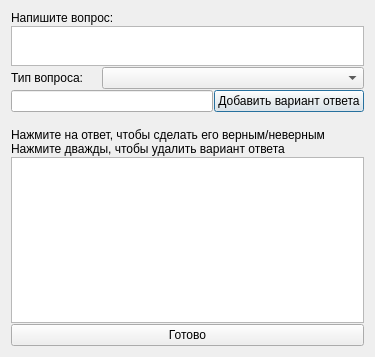
<?xml version="1.0" encoding="UTF-8"?>
<ui version="4.0">
 <class>pageCreationDialog</class>
 <widget class="QDialog" name="pageCreationDialog">
  <property name="geometry">
   <rect>
    <x>0</x>
    <y>0</y>
    <width>375</width>
    <height>357</height>
   </rect>
  </property>
  <property name="windowTitle">
   <string>Создание вопроса для теста</string>
  </property>
  <property name="modal">
   <bool>true</bool>
  </property>
  <layout class="QVBoxLayout" name="verticalLayout">
   <property name="spacing">
    <number>1</number>
   </property>
   <item>
    <layout class="QVBoxLayout" name="verticalLayout_2">
     <item>
      <widget class="QLabel" name="tip_1">
       <property name="toolTip">
        <string>Напишите вопрос в поле ниже</string>
       </property>
       <property name="text">
        <string>Напишите вопрос:</string>
       </property>
      </widget>
     </item>
     <item>
      <widget class="QPlainTextEdit" name="question">
       <property name="maximumSize">
        <size>
         <width>16777215</width>
         <height>40</height>
        </size>
       </property>
      </widget>
     </item>
    </layout>
   </item>
   <item>
    <layout class="QHBoxLayout" name="_3">
     <item>
      <widget class="QLabel" name="tip_2">
       <property name="maximumSize">
        <size>
         <width>90</width>
         <height>16777215</height>
        </size>
       </property>
       <property name="text">
        <string>Тип вопроса:</string>
       </property>
      </widget>
     </item>
     <item>
      <widget class="QComboBox" name="page_type">
       <property name="maxVisibleItems">
        <number>3</number>
       </property>
      </widget>
     </item>
    </layout>
   </item>
   <item>
    <layout class="QHBoxLayout" name="_2">
     <item>
      <widget class="QLineEdit" name="answer_input"/>
     </item>
     <item>
      <widget class="QPushButton" name="butt_addAnswer">
       <property name="text">
        <string>Добавить вариант ответа</string>
       </property>
       <property name="default">
        <bool>true</bool>
       </property>
      </widget>
     </item>
    </layout>
   </item>
   <item>
    <widget class="QLabel" name="tip_3"/>
   </item>
   <item>
    <widget class="QLabel" name="tip_4">
     <property name="text">
      <string>Нажмите на ответ, чтобы сделать его верным/неверным
Нажмите дважды, чтобы удалить вариант ответа</string>
     </property>
    </widget>
   </item>
   <item>
    <widget class="QListWidget" name="list_answers"/>
   </item>
   <item>
    <widget class="QPushButton" name="butt_done">
     <property name="text">
      <string>Готово</string>
     </property>
     <property name="autoDefault">
      <bool>true</bool>
     </property>
    </widget>
   </item>
  </layout>
 </widget>
 <resources/>
 <connections/>
</ui>
